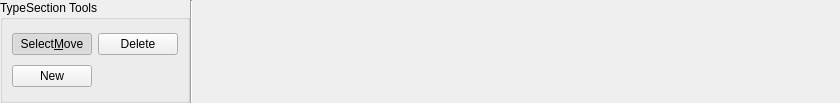
<?xml version="1.0" encoding="UTF-8"?>
<ui version="4.0">
 <class>TypeRibbon</class>
 <widget class="QWidget" name="TypeRibbon">
  <property name="geometry">
   <rect>
    <x>0</x>
    <y>0</y>
    <width>840</width>
    <height>103</height>
   </rect>
  </property>
  <property name="minimumSize">
   <size>
    <width>0</width>
    <height>0</height>
   </size>
  </property>
  <property name="windowTitle">
   <string>Form</string>
  </property>
  <layout class="QHBoxLayout" name="horizontalLayout">
   <property name="spacing">
    <number>0</number>
   </property>
   <property name="leftMargin">
    <number>0</number>
   </property>
   <property name="topMargin">
    <number>0</number>
   </property>
   <property name="rightMargin">
    <number>0</number>
   </property>
   <property name="bottomMargin">
    <number>0</number>
   </property>
   <item>
    <widget class="QGroupBox" name="typeBox">
     <property name="title">
      <string>TypeSection Tools</string>
     </property>
     <layout class="QGridLayout" name="gridLayout_3">
      <item row="1" column="0">
       <widget class="QPushButton" name="typeMove">
        <property name="text">
         <string>Select&amp;Move</string>
        </property>
        <property name="checkable">
         <bool>true</bool>
        </property>
        <property name="checked">
         <bool>true</bool>
        </property>
       </widget>
      </item>
      <item row="1" column="1">
       <widget class="QPushButton" name="typeDelete">
        <property name="text">
         <string>Delete</string>
        </property>
        <property name="checkable">
         <bool>true</bool>
        </property>
       </widget>
      </item>
      <item row="2" column="0">
       <widget class="QPushButton" name="typeAdd">
        <property name="text">
         <string>New</string>
        </property>
        <property name="checkable">
         <bool>true</bool>
        </property>
       </widget>
      </item>
     </layout>
    </widget>
   </item>
   <item>
    <widget class="Line" name="line_type">
     <property name="orientation">
      <enum>Qt::Vertical</enum>
     </property>
    </widget>
   </item>
   <item>
    <spacer name="horizontalSpacer">
     <property name="orientation">
      <enum>Qt::Horizontal</enum>
     </property>
     <property name="sizeHint" stdset="0">
      <size>
       <width>40</width>
       <height>20</height>
      </size>
     </property>
    </spacer>
   </item>
  </layout>
 </widget>
 <resources/>
 <connections/>
</ui>
